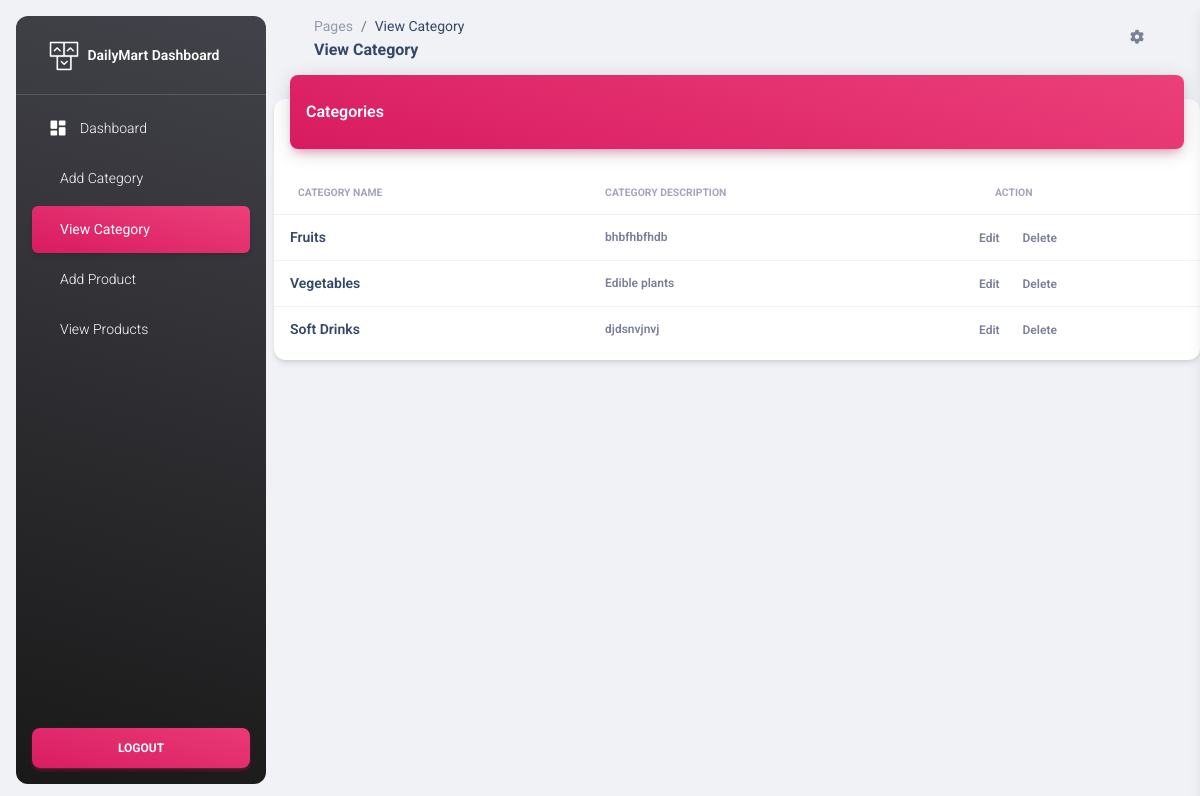
/adminpanel/viewcategory (signed in), run on the app's committed database.
### adminpanel/models.py (models this page shows)
class categorydb(models.Model):
    name=models.CharField(max_length=50)
    descr=models.CharField(max_length=250)

### adminpanel/views.py (the view)
# urls.py: path('viewcategory',views.viewcategory,name='viewcategory'),
def viewcategory(request):
    if 'username' in request.session:
        data=categorydb.objects.all()
        return render(request,'viewcategorypage.html',{'data':data})
    else:
        return redirect('loginpage')

### adminpanel/templates/viewcategorypage.html (shortened to what this page needs)
{% extends 'index.html' %}
{% block navbar %}
<ul class="navbar-nav">
    <li class="nav-item">
      <a class="nav-link text-white " href="{% url 'adminindex' %}">
        <div class="text-white text-center me-2 d-flex align-items-center justify-content-center">
          <i class="material-icons opacity-10">dashboard</i>
        </div>
        <span class="nav-link-text ms-1">Dashboard</span>
      </a>
    </li>
    <li class="nav-item">
      <a class="nav-link text-white " href="{% url 'addcategorypage' %}">
        <span class="nav-link-text ms-1">Add Category</span>
      </a>
    </li>
    <li class="nav-item">
      <a class="nav-link text-white bg-gradient-primary active" href="{% url 'viewcategory' %}">
        <span class="nav-link-text ms-1">View Category</span>
      </a>
    </li>
    <li class="nav-item">
      <a class="nav-link text-white " href="{% url 'addproductpage' %}">
        <span class="nav-link-text ms-1">Add Product</span>
      </a>
    </li>
    <li class="nav-item">
      <a class="nav-link text-white " href="{% url 'viewproduct' %}">
        <span class="nav-link-text ms-1">View Products</span>
      </a>
    </li>
  </ul>
{% endblock %}
{% block pagename %}
<ol class="breadcrumb bg-transparent mb-0 pb-0 pt-1 px-0 me-sm-6 me-5">
    <li class="breadcrumb-item text-sm"><a class="opacity-5 text-dark" href="javascript:;">Pages</a></li>
    <li class="breadcrumb-item text-sm text-dark active" aria-current="page">View Category</li>
  </ol>
  <h6 class="font-weight-bolder mb-0">View Category</h6>
{% endblock %}
{% block content %}
<div class="row">
    <div class="col-12">
      <div class="card my-4">
        <div class="card-header p-0 position-relative mt-n4 mx-3 z-index-2">
          <div class="bg-gradient-primary shadow-primary border-radius-lg pt-4 pb-3">
            <h6 class="text-white text-capitalize ps-3">Categories</h6>
          </div>
        </div>
        <div class="card-body px-0 pb-2">
          <div class="table-responsive p-0">
            <table class="table align-items-center mb-0">
              <thead>
                <tr>
                  <th class="text-uppercase text-secondary text-xxs font-weight-bolder opacity-7">Category Name</th>
                  <th class="text-uppercase text-secondary text-xxs font-weight-bolder opacity-7 ps-2">Category Description</th>
                  <th class=" text-uppercase text-secondary text-xxs font-weight-bolder opacity-7">Action</th>
                </tr>
              </thead>
              <tbody>
                {% for i in data %}
                <tr>
                  <td>
                    <div class="d-flex px-2 py-1">
                      <div class="d-flex flex-column justify-content-center">
                        <h6 class="mb-0 text-sm">{{i.name}}</h6>
                      </div>
                    </div>
                  </td>
                  <td>
                    <p class="text-xs font-weight-bold mb-0">{{i.descr}}</p>
                  </td>
                  <td class="align-middle">
                    <a href="{%url 'editcategorypage' id=i.id %}" class="text-secondary font-weight-bold text-xs" data-toggle="tooltip" data-original-title="Edit user">
                      Edit
                    </a>
                    <a href="{% url 'deletecategory' id=i.id %}" class="text-secondary font-weight-bold text-xs" data-toggle="tooltip" data-original-title="Edit user" style="margin-left: 20px;">
                        Delete
                    </a>
                  </td>
                </tr>
                {% endfor %}
              </tbody>
            </table>
          </div>
        </div>
      </div>
    </div>
  </div>
{% endblock %}

### data on the page
categorydb: name "Fruits", descr "bhbfhbfhdb"
categorydb: name "Vegetables", descr "Edible plants"
categorydb: name "Soft Drinks", descr "djdsnvjnvj"
